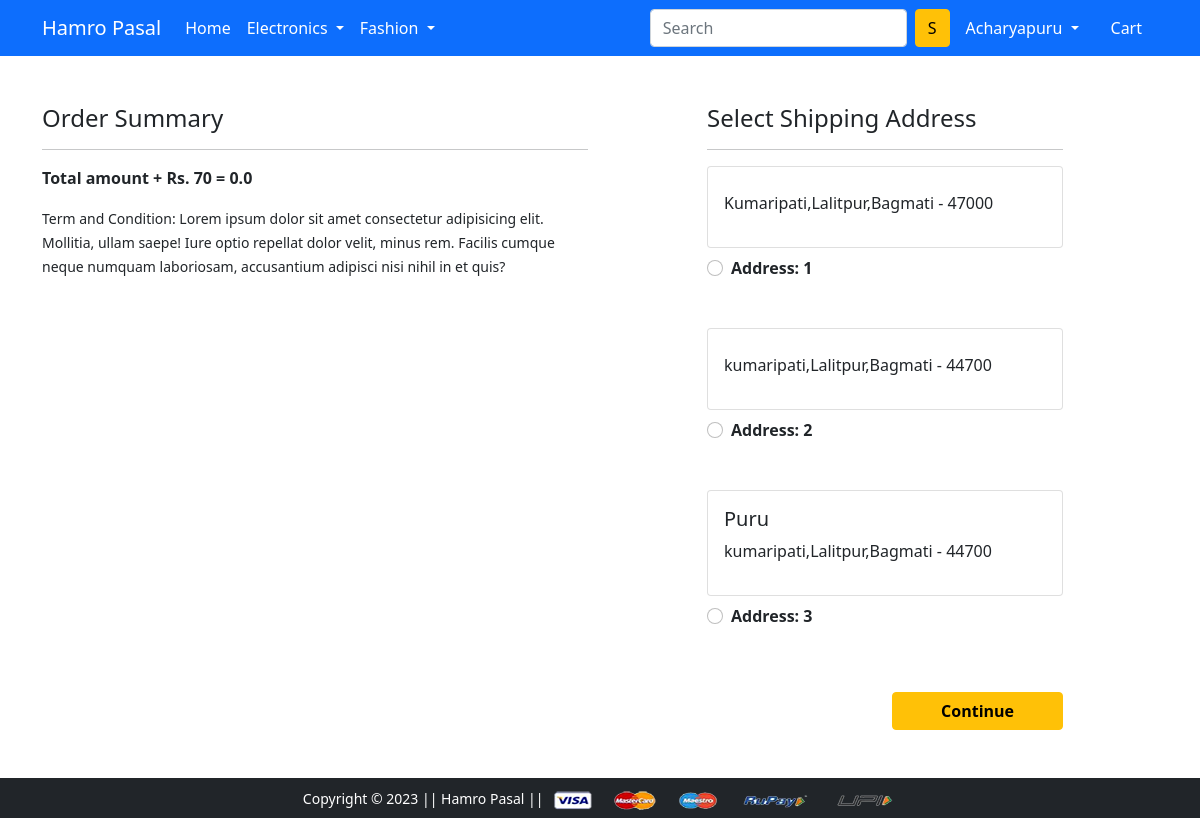
/checkout/ (signed in), run on an earlier commit of the app's database.
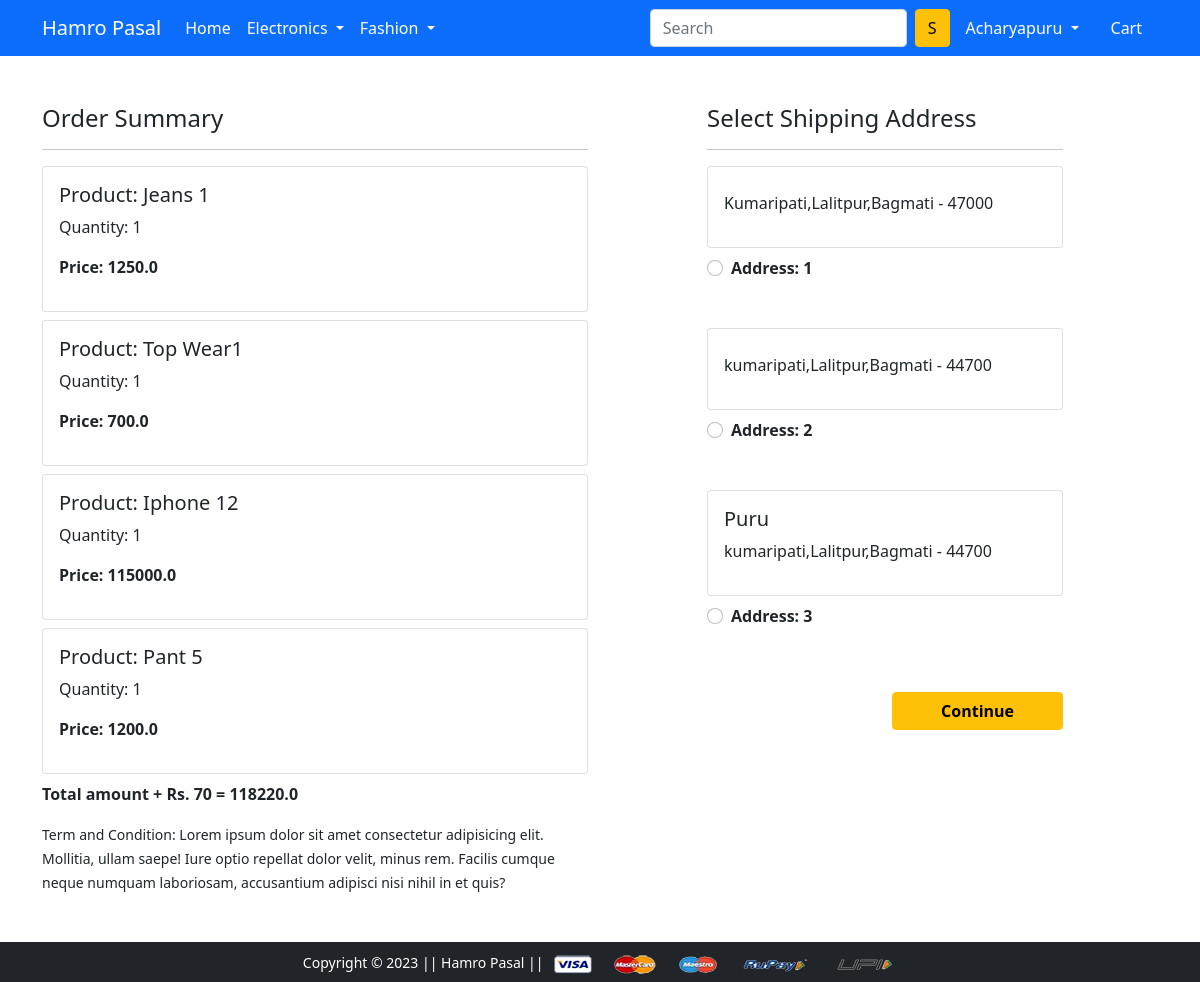
And on a later commit of the database.
### app/models.py (models this page shows, shortened)
class Customer(models.Model):
    user=models.ForeignKey(User, on_delete=models.CASCADE)
    name=models.CharField(max_length=20)
    locality=models.CharField(max_length=20)
    city=models.CharField(max_length=30)
    zipcode=models.IntegerField()
    state=models.CharField(choices=STATE_CHOICES,max_length=20)

class Cart(models.Model):
   user= models.ForeignKey(User,on_delete=models.CASCADE)
   product=models.ForeignKey(Product,on_delete=models.CASCADE)
   quantity=models.PositiveIntegerField(default=1)
   @property
   def total_cost(self):
      return self.quantity*self.product.discounted_price

class Product(models.Model):
    title=models.CharField(max_length=100)
    selling_price=models.FloatField()
    discounted_price=models.FloatField()
    description =models.TextField()
    brand=models.CharField(max_length=30)
    category=models.CharField(choices=CATEGORY_CHOICES,max_length=2)
    product_image =models.ImageField(upload_to='productimg')

### app/views.py (the view)
# urls.py: path('checkout/', views.checkout, name='checkout'),
@login_required
def checkout(request):
 user=request.user
 add=Customer.objects.filter(user=user)
 cart_items=Cart.objects.filter(user=user)
 amount=0.0
 shipping_amount=70.0
 totalamount=0.0
 cart_product=[p for p in Cart.objects.all() if p.user == request.user]
 if cart_product:
  for p in cart_product:
   tempamount=(p.quantity*p.product.discounted_price)
   amount+=tempamount
  totalamount=amount+shipping_amount
 return render(request, 'app/checkout.html',{'add':add,'totalamount':totalamount,'cart_items':cart_items})

### app/templates/app/checkout.html (shortened to what this page needs)
{% extends 'app/base.html' %}
{% load static %}
{% block main-content %}
<div class="container">
 <div class="row mt-5">
  <div class="col-sm-6">
    <h4>Order Summary</h4>
    <hr>
    {% for item in cart_items %}
      <div class="card mb-2">
        <div class="card-body">
          <h5>Product: {{item.product.title}}</h5>
          <p>Quantity: {{item.quantity}}</p>
          <p class="fw-bold">Price: {{item.total_cost}}</p>
        </div>
      </div>
    {% endfor %}
    <p class='fw-bold'>Total amount + Rs. 70 = {{totalamount}}</p>
    <small>Term and Condition: Lorem ipsum dolor sit amet consectetur adipisicing elit. Mollitia, ullam saepe! Iure optio repellat dolor velit, minus rem. Facilis cumque neque numquam laboriosam, accusantium adipisci nisi nihil in et quis?</small>
  </div>
  <div class="col-sm-4 offset-sm-1">
    <h4>Select Shipping Address</h4>
    <hr>
    <form action="/paymentdone">
      {% for ad in add %}
        <div class="card">
          <div class="card-body">
          <h5>{{ad.name}}</h5>
          <p>{{ad.locality}},{{ad.city}},{{ad.state}} - {{ad.zipcode}}</p>
          </div>
        </div>
        <div class="form-check mt-2 mb-5">
          <input class="form-check-input" type="radio" name="custid" id="custadd{{forloop.counter}}" value="{{ad.id}}">
          <label class="form-check-label fw-bold" for="">
          Address: {{forloop.counter}} </label>
        </div>
      {% endfor %}
        <div class="text-end">
          <button type="submit" class="btn btn-warning mt-3 px-5 fw-bold">Continue</button>
        </div>
    </form>
    </div>
  </div>
</div>
{% endblock main-content %}

What changed in the data, as far as the page shows it:
added Cart: product "Jeans 1", quantity "1", total_cost "1250.0"
added Cart: product "Top Wear1", quantity "1", total_cost "700.0"
added Cart: product "Iphone 12", quantity "1", total_cost "115000.0"
added Cart: product "Pant 5", quantity "1", total_cost "1200.0"
Also different on the page:
{{ totalamount }}: "0.0" → "118220.0"
